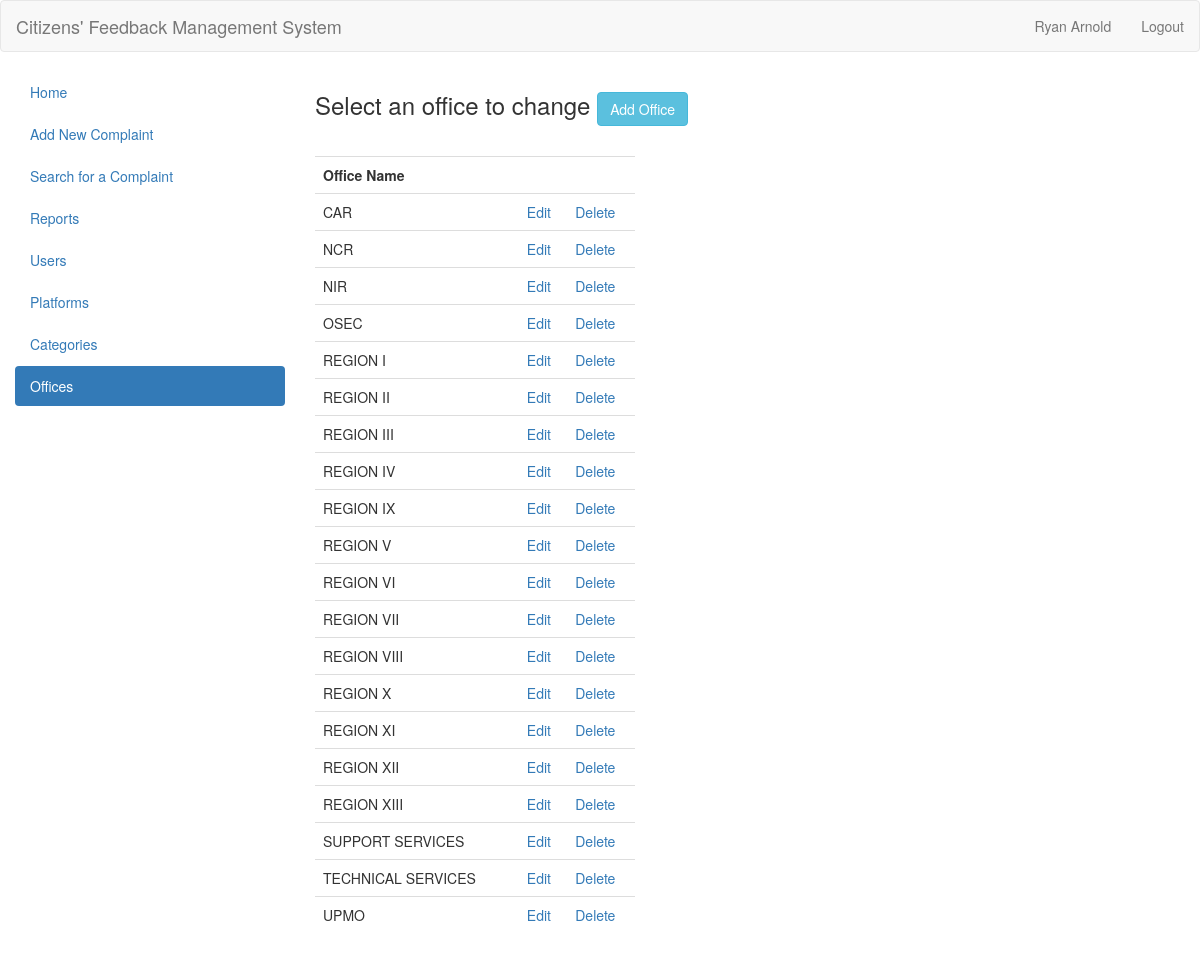
/cfms/offices/ (signed in), run on the app's committed database.
### complaints/models.py (models this page shows, shortened)
class Office(models.Model):
	name = models.CharField(max_length=100)
	archived = models.BooleanField(default=False)

### complaints/views.py (the view)
# urls.py: url(r'^offices/update/(?P<office_id>[\w\-0-9]+)/$', views.update_office, name='update_office'),
def offices(request):
	offices = Office.objects.filter(archived=False).order_by('name')
	form = OfficeForm()
	return render(request, 'complaints/offices.html', {'offices': offices, 'form': form})

### global/templates/complaints/offices.html (shortened to what this page needs)
{% extends "complaints/base.html" %}
{% load staticfiles %}
{% block content %}
	<div class="col-md-7">
		<h3>
			Select an office to change
			<button type="button" class="btn btn-info" data-toggle="modal" data-target="#add-office-modal" id="modalActionButton">Add Office</button>
		</h3>
		<br>
		<div class="row">
			<div class="col-md-6">
				<table class="table">
					<tbody>
						<tr>
							<th>Office Name</th>
							<th></th>
							<th></th>
						</tr>
						{% for office in offices %}
							<tr>
								<td>{{ office.name }}</td>
								<td><a href="{% url 'update_office' office.id %}">Edit</a></td>
								<td><a href="{% url 'delete_office' office.id %}">Delete</a></td>
							</tr>
						{% endfor %}
					</tbody>
				</table>
			</div>
		</div>
	</div>
{% endblock %}

### global/templates/complaints/base.html (shortened to what this page needs)
<!DOCTYPE html>
{% load staticfiles %}
<html lang="en">
  <head>
		<link href="{% static "css/bootstrap.min.css" %}" rel="stylesheet">
    <link rel="stylesheet" type="text/css" href="{% static "css/base.css" %}">
	</head>
	<body>
		{% block header %}
			<div class="navbar navbar-default">
				<div class="container-fluid">
					<div class="navbar-header">
						<a class="navbar-brand" href="{% url 'index' %}">Citizens' Feedback Management System</a>
					</div>
					<div>
						<ul class="nav navbar-nav navbar-right">
							<li>
								<a href="#">{{ user.first_name }}</a>
							</li>
							<li>
								<a href="{% url 'logout' %}">Logout</a>
							</li>
						</ul>
					</div>
				</div>
			</div>
		{% endblock %}
    {% block body %}
      <div class="container-fluid">
				<div class="row">
					<div class="col-md-3">
						<ul class="nav nav-pills nav-stacked">
							<li role="presentation" href="{% url 'index' %}">
								<a href="{% url 'index' %}">Home</a>
							</li>
							<li role="presentation" href="{% url 'new_complaint' %}">
								<a href="{% url 'new_complaint' %}">Add New Complaint</a>
							</li>
							<li role="presentation" href="{% url 'search_complaint' %}">
								<a href="{% url 'search_complaint' %}">Search for a Complaint</a>
							</li>
							<li role="presentation" href="{% url 'reports' %}">
								<a href="{% url 'reports' %}">Reports</a>
							</li>
							{% if user.is_staff %}
								<li role="presentation" href="{% url 'users' %}">
									<a href="{% url 'users' %}">Users</a>
								</li>
								<li role="presentation" href="{% url 'platforms' %}">
									<a href="{% url 'platforms' %}">Platforms</a>
								</li>
								<li role="presentation" href="{% url 'categories' %}">
									<a href="{% url 'categories' %}">Categories</a>
								</li>
								<li role="presentation" href="{% url 'offices' %}">
									<a href="{% url 'offices' %}">Offices</a>
								</li>
							{% endif %}
						</ul>
					</div>
					{% block content %}
					{% endblock %}
				</div>
			</div>
    {% endblock %}
	</body>
</html>

### data on the page
Office: name "CAR"
Office: name "NCR"
Office: name "NIR"
Office: name "OSEC"
Office: name "REGION I"
Office: name "REGION II"
Office: name "REGION III"
Office: name "REGION IV"
Office: name "REGION IX"
Office: name "REGION V"
Office: name "REGION VI"
Office: name "REGION VII"
Office: name "REGION VIII"
Office: name "REGION X"
Office: name "REGION XI"
Office: name "REGION XII"
Office: name "REGION XIII"
Office: name "SUPPORT SERVICES"
Office: name "TECHNICAL SERVICES"
Office: name "UPMO"

### other printed values
{{ user.first_name }} "Ryan Arnold"
